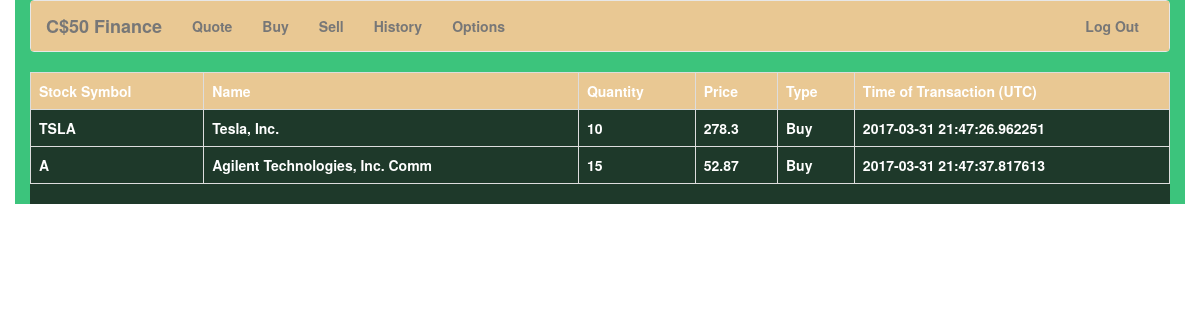
The app's page /history (signed in) with its own data.
### tables this page shows
CREATE TABLE 'purchase_history' ('id' INTEGER PRIMARY KEY AUTOINCREMENT NOT NULL, 'username' TEXT NOT NULL, 'symbol' TEXT NOT NULL, 'name' TEXT NOT NULL, 'quantity' INTEGER NOT NULL, 'price' REAL NOT NULL, 'time_and_date' DATETIME NOT NULL DEFAULT CURRENT_TIMESTAMP, 'type' TEXT NOT NULL);

### application.py (the view)
@app.route("/history")
@login_required
def history():
    username = db.execute("SELECT username FROM users WHERE id=:userid", userid=session["user_id"])
    username = username[0]["username"]
    history = db.execute("SELECT * FROM purchase_history WHERE username=:username", username=username)
    l = len(history)
    return render_template("history.html", history=history, l=l)

### helpers.py (called while the page is built)
def login_required(f):
    @wraps(f)
    def decorated_function(*args, **kwargs):
        if session.get("user_id") is None:
            return redirect(url_for("login", next=request.url))
        return f(*args, **kwargs)
    return decorated_function

### templates/history.html (shortened to what this page needs)
{% extends "layout.html" %}
{% block main %}
    <div class="table-responsive">
       <table class="table table-bordered">
        <TR class="light bold">
            <TD>Stock Symbol</TD>
            <TD>Name</TD>
            <TD>Quantity</TD>
            <TD>Price</TD>
            <TD>Type</TD>
            <TD>Time of Transaction (UTC)</TD>
        </TR>
    {% for i in range(0, l) %}
        <TR>
            <TD>{{ history[i]['symbol'] }}</TD>
            <TD>{{ history[i]['name'] }}</TD>
            <TD>{{ history[i]['quantity'] }}</TD>
            <TD>{{ history[i]['price'] }} </TD>
            <TD>{{ history[i]['type'] }}</TD>
            <TD>{{ history[i]['time_and_date'] }}</TD>
        </TR>
    {% endfor %}
       </table>
    </div>
{% endblock %}

### static/styles.css (style rules this page uses)
main td { text-align: left; }
.bold { font-weight: 900; }
.light { background: #E9C893; }

### records on screen
purchase_history: symbol "TSLA", name "Tesla, Inc.", quantity "10", price "278.3", type "Buy", time_and_date "2017-03-31 21:47:26.962251"
purchase_history: symbol "A", name "Agilent Technologies, Inc. Comm", quantity "15", price "52.87", type "Buy", time_and_date "2017-03-31 21:47:37.817613"
